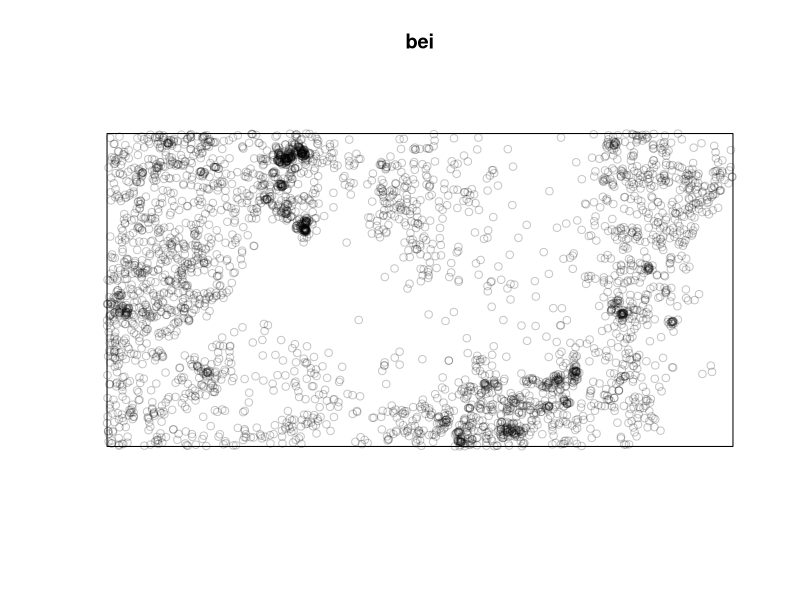
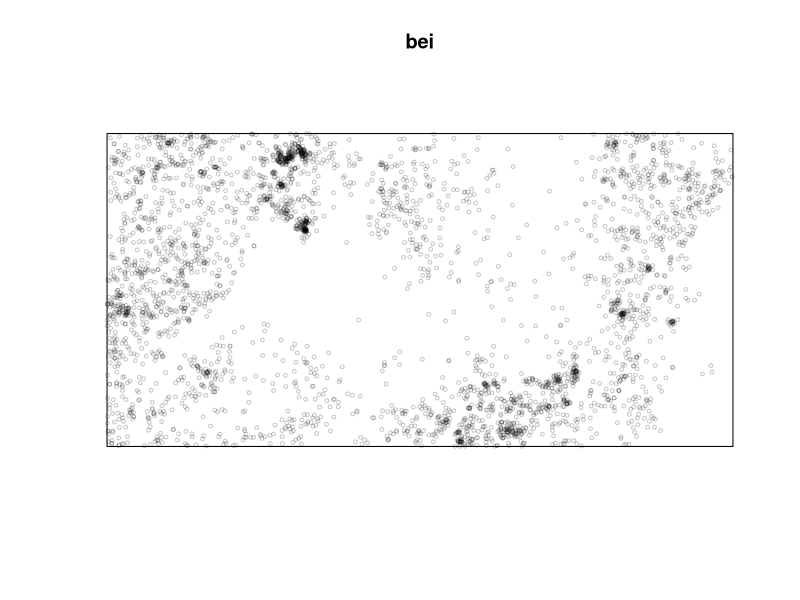
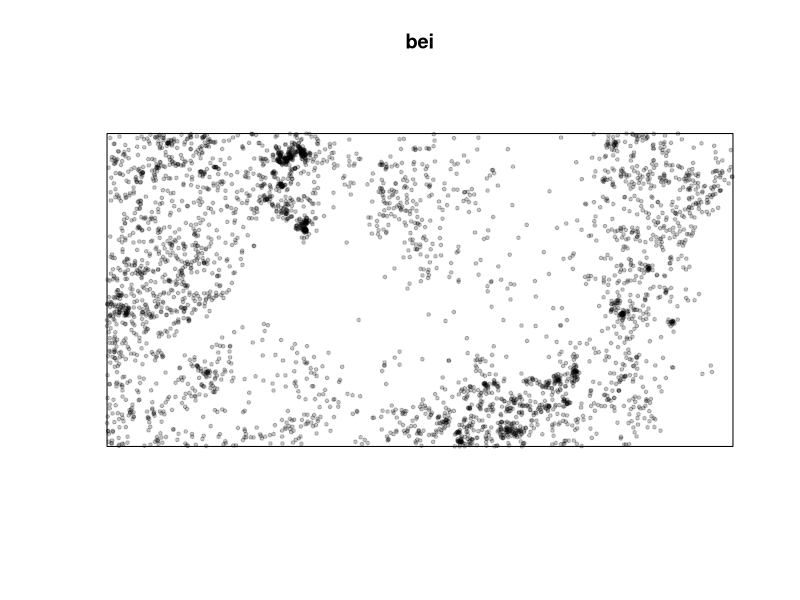
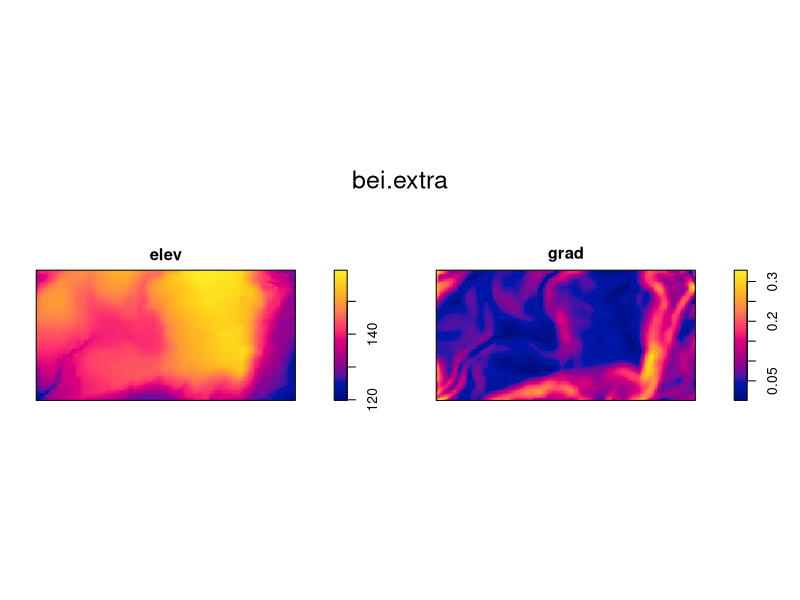

Write the R code that produced these figures, in order.
# code related to population ecology

# how to install a code
# a code is needed for point pattern analysis
install.packages("spatstat")

# how to check if a code has been correctly installed
library(spatstat)

# let's use the bei data (dataset)
bei

# plotting the data
plot(bei)

# changing the dimension - cex
plot(bei, cex = 0.5)

# changing the symbols - pch (there are many types)
plot(bei, cex = 0.5, pch = 19)

# additional datasets
bei.extra
plot(bei.extra)
